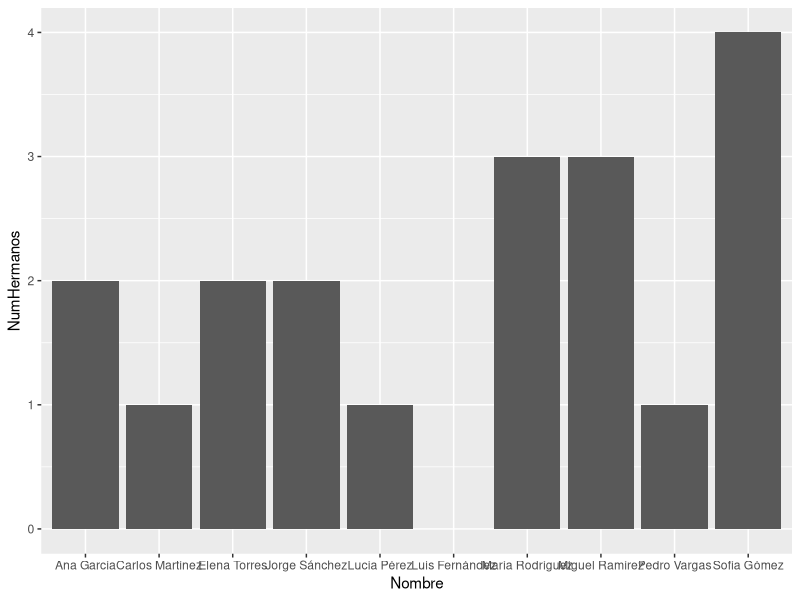
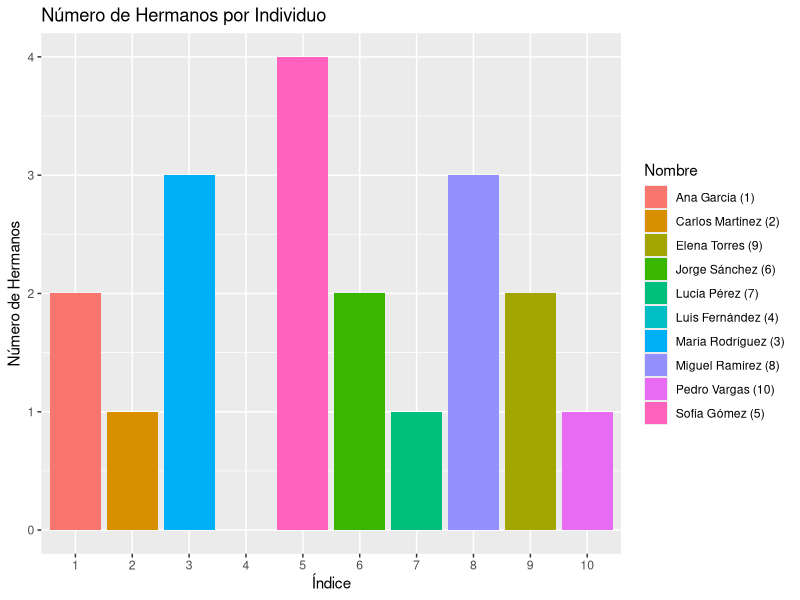
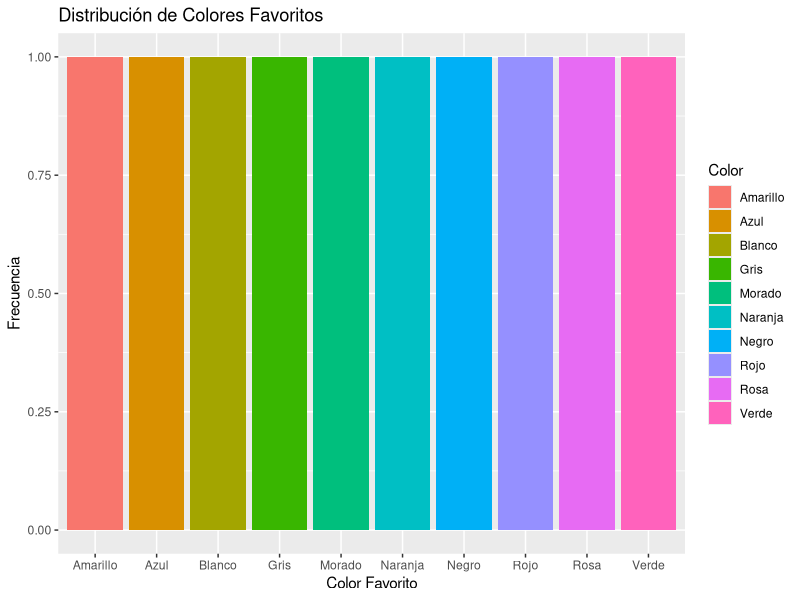

Reproduce these figures in R, in order. (Note: this script raises an error after producing the figures.)
# Instalar y Cargar Librerias
install.packages("tidyverse")
install.packages("ggplot2")
library(ggplot2)

# Crear tabla
individuos_tabla <- data.frame(
  Nombre = c("Ana García", "Carlos Martínez", "María Rodríguez", "Luis Fernández", "Sofía Gómez", 
             "Jorge Sánchez", "Lucía Pérez", "Miguel Ramírez", "Elena Torres", "Pedro Vargas"),
  Color = c("Rojo", "Azul", "Verde", "Amarillo", "Rosa", "Negro", "Blanco", "Gris", "Morado", "Naranja"),
  Lugar = c("Bogotá", "Medellín", "Cali", "Bogotá", "Bogotá", "Cartagena", "Bogotá", "Bogotá", "Bucaramanga", "Bogotá"),
  NumHermanos = c(2, 1, 3, 0, 4, 2, 1, 3, 2, 1),
  NumMaterias = c(5, 6, 4, 7, 5, 6, 3, 4, 5, 6),
  ComidaFavorita = c("Pizza", "Hamburguesa", "Sushi", "Pasta", "Tacos", "Pizza", "Pollo Frito", "Pasta", "Hamburguesa", "Cubios")
)

# Ver contenido de la tabla
View(individuos_tabla)

# Gráfico simple de la cantidad de hermanos
ggplot(individuos_tabla, aes(x = Nombre, y = NumHermanos )) + geom_bar(stat= "identity")

# Gráfico personalizado de cantidad de hermanos
individuos_tabla$Indice <- 1:nrow(individuos_tabla)
individuos_tabla$NombreIndice <- paste0(individuos_tabla$Nombre, " (", individuos_tabla$Indice, ")")

# Gráfico de barras para la columna Color
ggplot(individuos_tabla, aes(x = factor(Indice), y = NumHermanos, fill = NombreIndice)) + 
  geom_bar(stat = "identity") + 
  scale_x_discrete(labels = individuos_tabla$Indice) + 
  labs(title = "Número de Hermanos por Individuo", x = "Índice", y = "Número de Hermanos") + 
  theme(legend.position = "right") + 
  guides(fill = guide_legend(title = "Nombre"))


# Gráfico de barras para la columna Color
ggplot(individuos_tabla, aes(x=Color, fill= Color)) + 
  geom_bar() + 
  labs(title="Distribución de Colores Favoritos", x="Color Favorito", y="Frecuencia")


#Gráfico de barras para la columna comida
ggplot(data, aes(x=ComidaFavorita, fill = ComidaFavorita)) + 
  geom_bar() + 
  labs(title="Distribución de Comidas Favoritas", x="Comida Favorita", y="Frecuencia")


# Gráfico de barras para la columna NumMaterias
ggplot(data, aes(x=factor(NumMaterias), fill = NumMaterias)) + 
  geom_bar() + 
  labs(title="Distribución del Número de Materias", x="Número de Materias", y="Frecuencia")
